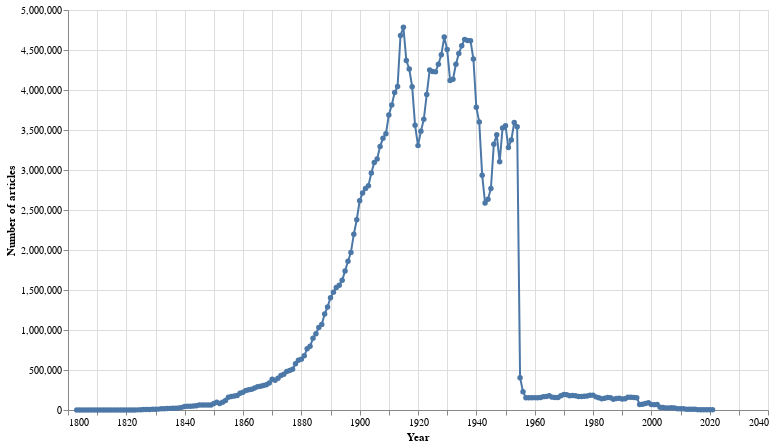

This figure's notebook cell:
### Markdown cell above
Let's display the results as a simple line chart using Altair

### Code cell
# Feed Altair our dataframe
alt.Chart(df_total).mark_line(point=True).encode(
    # Years along the X axis
    x=alt.X("term:Q", axis=alt.Axis(format="c", title="Year")),
    # Number of articles on the Y axis (formatted with thousands separators)
    y=alt.Y("total_results:Q", axis=alt.Axis(format=",d", title="Number of articles")),
    # Use tooltips to display the year and number of articles when you hover over a point
    tooltip=[
        alt.Tooltip("term:Q", title="Year"),
        alt.Tooltip("total_results:Q", title="Articles", format=","),
    ],
).properties(width=700, height=400)

### Figure 1 — Vega-Lite specification as saved in the notebook (floating-point values rounded to 4 significant figures; data arrays with more than 128 entries replaced by an {"elided": "..."} marker saying what was removed)
{"config": {"view": {"continuousWidth": 300, "continuousHeight": 300}}, "data": {"name": "data-04878c8541e1698d0263863c52acd3a4"}, "mark": {"type": "line", "point": true}, "encoding": {"tooltip": [{"field": "term", "title": "Year", "type": "quantitative"}, {"field": "total_results", "format": ",", "title": "Articles", "type": "quantitative"}], "x": {"axis": {"format": "c", "title": "Year"}, "field": "term", "type": "quantitative"}, "y": {"axis": {"format": ",d", "title": "Number of articles"}, "field": "total_results", "type": "quantitative"}}, "height": 400, "width": 700, "$schema": "https://vega.github.io/schema/vega-lite/v5.20.1.json", "datasets": {"data-04878c8541e1698d0263863c52acd3a4": {"elided": "219 records"}}}
